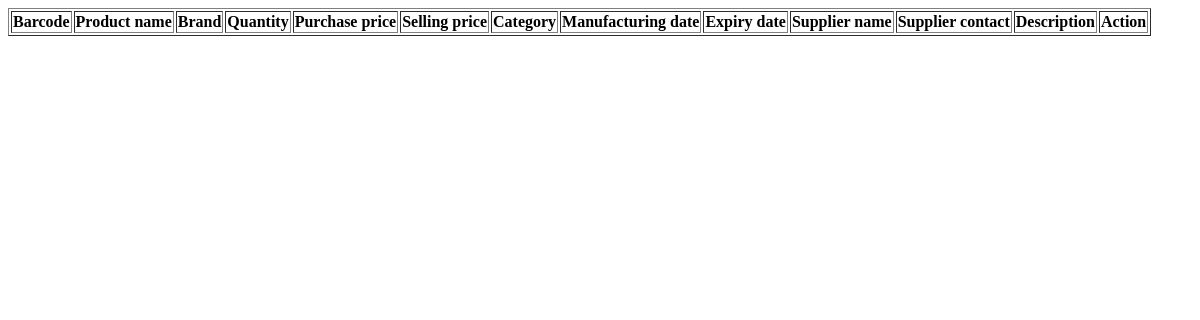
/ManageProducts, run on an earlier commit of the app's database.
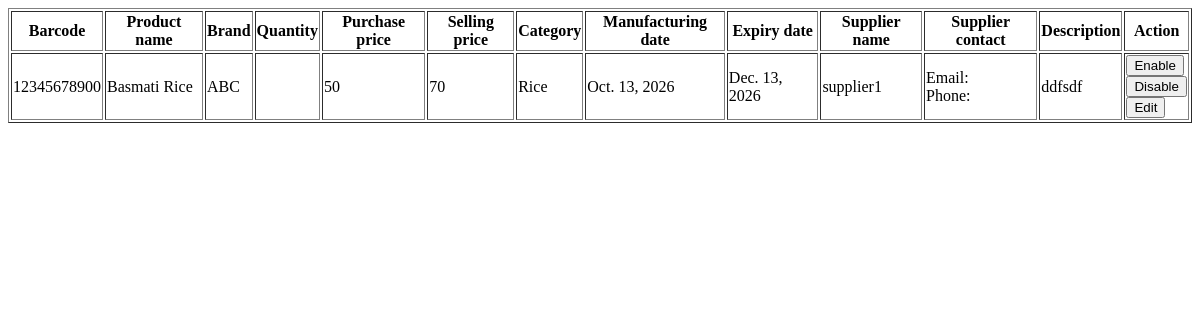
And on a later commit of the database.
### RetailIQApp/models.py (models this page shows)
class Product_Table(models.Model):
    product_name = models.CharField(max_length=20, null=True, blank=True)
    Brand = models.CharField(max_length=20, null=True, blank=True)
    Expiry_Date = models.DateField(null=True, blank=True)
    Manufacturing_Date = models.DateField(null=True, blank=True)
    Category = models.CharField(max_length=20, null=True, blank=True)
    Supplier_Name = models.CharField(max_length=20, null=True, blank=True)
    Supplier_email = models.CharField(max_length=20, null=True, blank=True)
    Supplier_Phone = models.CharField(max_length=20, null=True, blank=True)
    Barcode = models.IntegerField(null=True, blank=True)
    Purchase_Price = models.IntegerField(null=True, blank=True)
    Selling_Price = models.IntegerField(null=True, blank=True)
    Unit = models.IntegerField(null=True, blank=True)
    Description = models.CharField(max_length=20, null=True, blank=True)
    Discount = models.CharField(max_length=20, null=True, blank=True)
    Offers = models.CharField(max_length=20, null=True, blank=True)

### RetailIQApp/views.py (the view)
# urls.py: path('ManageProducts',ManageProducts.as_view(),name='ManageProducts'),
class ManageProducts(View):
    def get(self,request):
        obj = Product_Table.objects.all()
        return render(request,'shop/ManageProducts.html', {'product_data':obj})

### templates/Shop/manageProducts.html (shortened to what this page needs)
<!DOCTYPE html>
<html lang="en">
<head>
</head>
<body>
    <table border="1">
        <tr>
            <th>Barcode</th>
            <th>Product name</th>
            <th>Brand</th>
            <th>Quantity</th>
            <th>Purchase price</th>
            <th>Selling price</th>
            <th>Category</th>
            <th>Manufacturing date</th>
            <th>Expiry date</th>
            <th>Supplier name</th>
            <th>Supplier contact</th>
            <th>Description</th>
            <th>Action</th>
        </tr>
        {% for i in product_data %}
        <tr>
            <td>{{ i.Barcode }}</td>
            <td>{{ i.product_name }}</td>
            <td>{{ i.Brand }}</td>
            <td>{{ i.quantity }}</td>
            <td>{{ i.Purchase_Price }}</td>
            <td>{{ i.Selling_Price }}</td>
            <td>{{ i.Category }}</td>
            <td>{{ i.Manufacturing_Date }}</td>
            <td>{{ i.Expiry_Date }}</td>
            <td>{{ i.Supplier_Name }}</td>
            <td>Email: {{ i.supplier_email }}<br> Phone: {{ i.supplier_phone }}</td>
            <td>{{ i.Description }}</td>
            <td><button type="">Enable</button><br> <button type="">Disable</button><br> <button type="">Edit</button></td>
        </tr>
        {% endfor %}
    </table>
</body>
</html>

What changed in the data, as far as the page shows it:
added Product_Table: Barcode "12345678900", product_name "Basmati Rice", Brand "ABC", Purchase_Price "50", Selling_Price "70", Category "Rice", Manufacturing_Date "Oct. 13, 2026", Expiry_Date "Dec. 13, 2026", Supplier_Name "supplier1", Description "ddfsdf"
